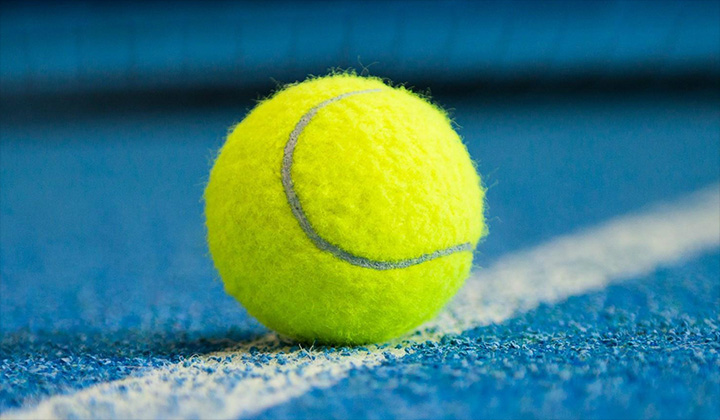
#> input picture images/tennis.jpg, 720 x 420 px
$ python test.py
#> lines starting #> are read from the running program, lines starting #| are printed output that depends on the picture; after the words box and inside, x2 and y2 are one past the last pixel; in counts of white or black regions, pixels touching at a corner belong together
import cv2
import numpy as np

image = cv2.imread("./images/tennis.jpg")
#> image is the input picture: shape (420, 720, 3); mean B, G, R 119.7, 128.8, 67.2

gray_image = cv2.cvtColor(image, cv2.COLOR_BGR2GRAY)
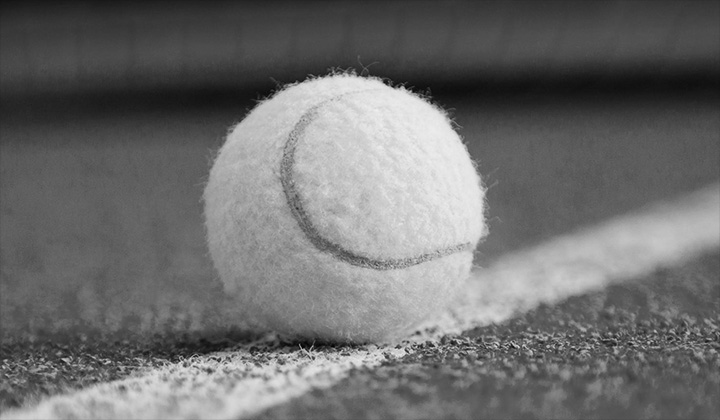
#> gray_image: shape (420, 720); min 1, max 240, mean 109.3
small_image = cv2.resize(image, (300, 300))
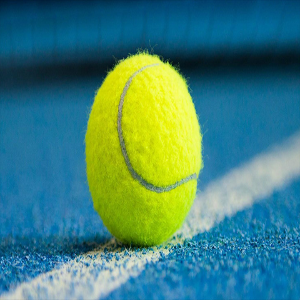
#> small_image: shape (300, 300, 3); mean B, G, R 119.7, 128.7, 67.1
template = cv2.Canny(small_image, 175, 200)
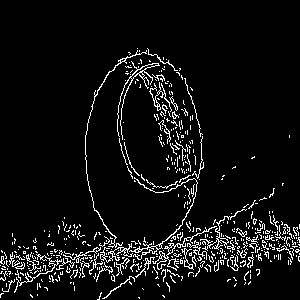
#> template: shape (300, 300); 6.6% white in thin lines or dots, all inside (x1, y1, x2, y2) = (0, 48, 300, 300)
contours, hierarchy = cv2.findContours(template, cv2.RETR_TREE, cv2.CHAIN_APPROX_SIMPLE)
#> contours = 570 contours, 552 with area under 20; largest, box (x1, y1, x2, y2) and area: (117, 61, 160, 140) 135, (152, 226, 217, 271) 116, (129, 177, 198, 260) 105, (130, 63, 159, 80) 76, (85, 50, 147, 248) 72
cv2.imshow("template", template)
cv2.drawContours(small_image, contours, -1, (0, 255, 0), 3)
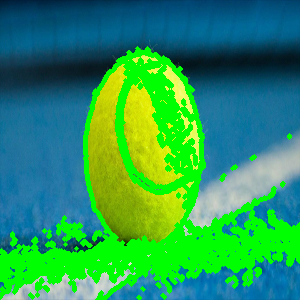
#> small_image: shape (300, 300, 3); mean B, G, R 89.4, 151.8, 42.1
cv2.imshow("draw contours", small_image)
cv2.waitKey(0)

$ run again, with images/apink.jpg copied over images/tennis.jpg
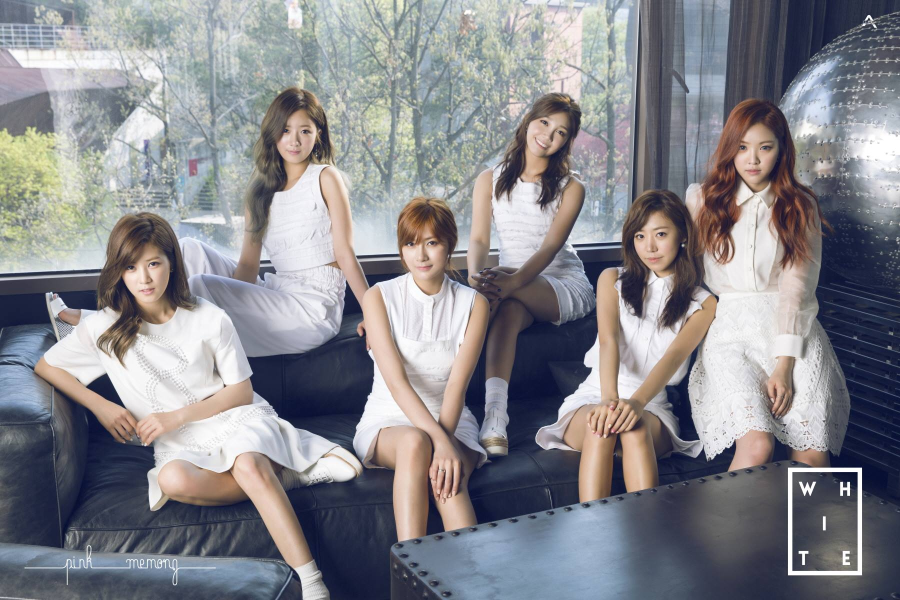
#> input picture images/apink.jpg, 1800 x 1200 px (shown at 1/2 size)
#> image is the input picture: shape (1200, 1800, 3); mean B, G, R 139.8, 134.5, 134.7
#> `template = cv2.Canny(small_image, 175, 200)`:
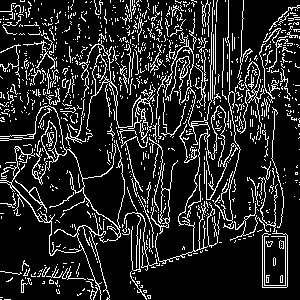
#> template: shape (300, 300); 15.1% white in thin lines or dots
#> contours = 1052 contours, 1024 with area under 20; largest, box (x1, y1, x2, y2) and area: (79, 40, 155, 143) 526, (0, 105, 125, 243) 496, (41, 121, 59, 162) 367, (92, 54, 107, 95) 304, (0, 146, 110, 300) 193
#> `cv2.drawContours(small_image, contours, -1, (0, 255, 0), 3)`:
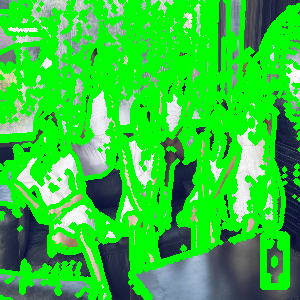
#> small_image: shape (300, 300, 3); mean B, G, R 55.8, 199.8, 49.5

$ run again, with images/candy.jpg copied over images/tennis.jpg
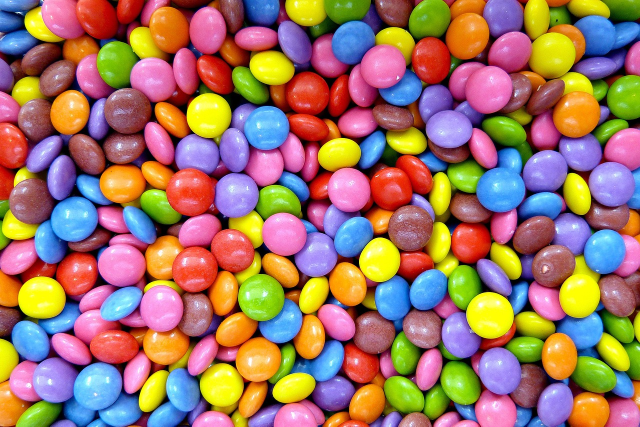
#> input picture images/candy.jpg, 1280 x 853 px (shown at 1/2 size)
#> image is the input picture: shape (853, 1280, 3); mean B, G, R 102.4, 118.5, 158.8
#> `template = cv2.Canny(small_image, 175, 200)`:
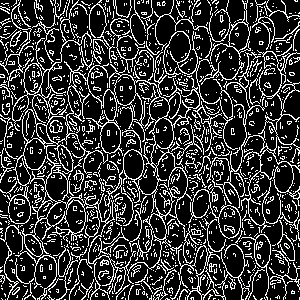
#> template: shape (300, 300); 22% white in thin lines or dots
#> contours = 1448 contours, 1376 with area under 20; largest, box (x1, y1, x2, y2) and area: (5, 0, 228, 300) 8310, (153, 152, 188, 218) 1349, (23, 138, 55, 185) 839, (207, 44, 300, 233) 766, (151, 117, 174, 167) 670
#> `cv2.drawContours(small_image, contours, -1, (0, 255, 0), 3)`:
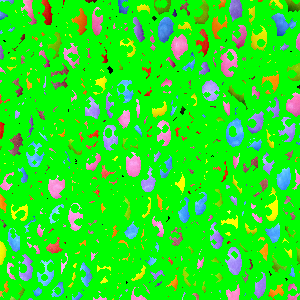
#> small_image: shape (300, 300, 3); mean B, G, R 31.2, 229.9, 38
